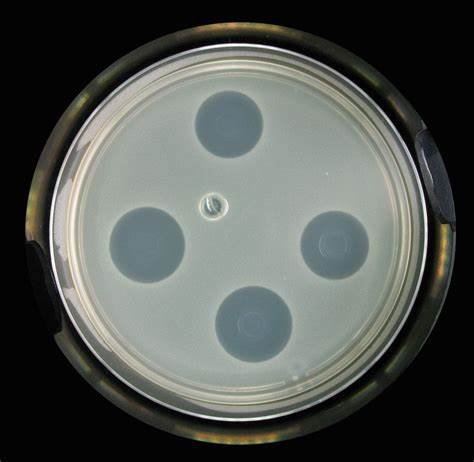
#> input picture opencv-circle-detection/test_images/OIP-C.jpg, 474 x 462 px
$ python -i image_preprocessing.py   (imports and definitions only)   (older library calls are emulated)
#> lines starting #> are read from the running program, lines starting #| are printed output that depends on the picture; after the words box and inside, x2 and y2 are one past the last pixel; in counts of white or black regions, pixels touching at a corner belong together
"""
Image preprocessing utilities
图像预处理工具
"""
import cv2
import numpy as np
import logging
from pathlib import Path
from typing import Dict, Any, Optional

logger = logging.getLogger(__name__)

class PreprocessingConfig:
    """Image preprocessing configuration"""

    def __init__(self):
        # Processing flags
        self.enable_processing = True  # Master switch for all processing

        # Glare removal
        self.remove_glare = True
        self.glare_threshold = 220

        # Normalization
        self.normalize = True
        self.norm_min = 0
        self.norm_max = 255

        # CLAHE
        self.clahe = True
        self.clahe_clip = 2.0
        self.clahe_grid = 8

        # Gaussian blur
        self.gaussian_blur = True
        self.blur_kernel = 5

        # Adaptive threshold
        self.adaptive_threshold = True
        self.block_size = 11
        self.c_value = 2

        # Edge detection
        self.edge_detection = False
        self.edge_type = 'canny'  # 'canny', 'sobel'
        self.canny_threshold1 = 100
        self.canny_threshold2 = 200
        self.sobel_dx = 1
        self.sobel_dy = 1
        self.sobel_ksize = 3

        # Morphological operations
        self.morphology = False
        self.morph_op = 'dilate'  # 'erode', 'dilate', 'open', 'close'
        self.morph_kernel = 3
        self.morph_iterations = 1

        # Auto optimization
        self.auto_optimize = False
        self.mask = None  # Will store the mask array

    # [92 lines left out: functions from_dict, load_image, auto_optimize_params, not called in this run]

def preprocess_image(image: np.ndarray, config: Optional[PreprocessingConfig] = None) -> Optional[np.ndarray]:
    """Preprocess image for colony detection

    Args:
        image: RGB input image
        config: Optional preprocessing configuration

    Returns:
        Preprocessed image
    """
    try:
        if image is None:
            return None

        # Use default config if none provided
        if config is None:
            config = PreprocessingConfig()

        # Auto-optimize parameters if requested
        if config.auto_optimize:
            config = auto_optimize_params(image)

        # Make a copy to avoid modifying original
        processed = image.copy()

        # Convert to grayscale
        if len(processed.shape) == 3:
            gray = cv2.cvtColor(processed, cv2.COLOR_RGB2GRAY)
        else:
            gray = processed

        # Apply mask if provided
        if config.mask is not None:
            # Ensure mask has same dimensions and type as image
            mask = config.mask.astype(gray.dtype)
            if mask.shape != gray.shape:
                mask = cv2.resize(mask, (gray.shape[1], gray.shape[0]))
            gray = cv2.multiply(gray, mask)

        # Remove glare
        if config.remove_glare:
            mask = gray < config.glare_threshold
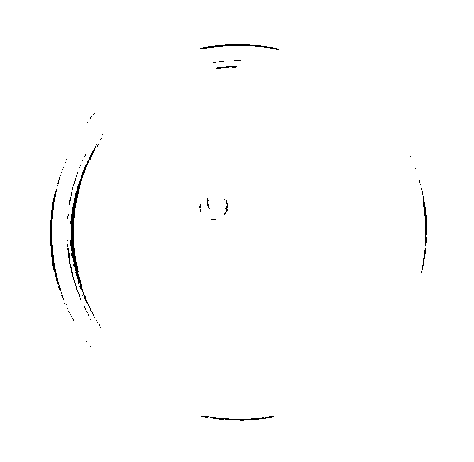
#> mask: shape (462, 474) bool; 99.4% white; black in thin lines or dots, all inside (x1, y1, x2, y2) = (50, 44, 427, 421)
            gray = cv2.multiply(gray, mask.astype(gray.dtype))
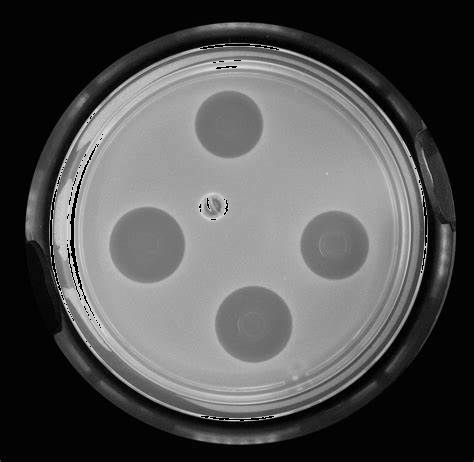
#> gray: shape (462, 474); min 0, max 219, mean 83

        # Normalize lighting
        if config.normalize:
            gray = cv2.normalize(
                gray,
                None,
                config.norm_min,
                config.norm_max,
                cv2.NORM_MINMAX
            )
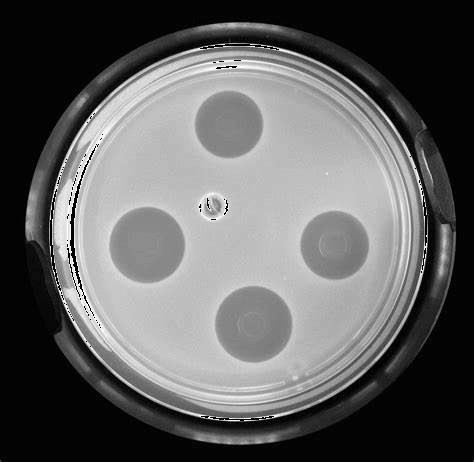
#> gray: shape (462, 474); min 0, max 255, mean 96.5

        # Apply CLAHE
        if config.clahe:
            clahe = cv2.createCLAHE(
                clipLimit=config.clahe_clip,
                tileGridSize=(config.clahe_grid, config.clahe_grid)
            )
            gray = clahe.apply(gray)
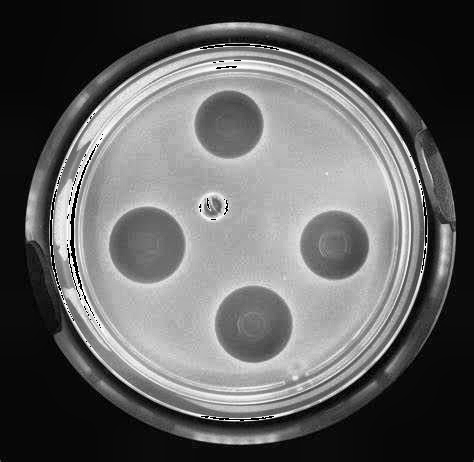
#> gray: shape (462, 474); min 1, max 255, mean 96.8

        # Apply Gaussian blur
        if config.gaussian_blur:
            kernel_size = config.blur_kernel
            if kernel_size % 2 == 0:
                kernel_size += 1  # Must be odd
            gray = cv2.GaussianBlur(gray, (kernel_size, kernel_size), 0)
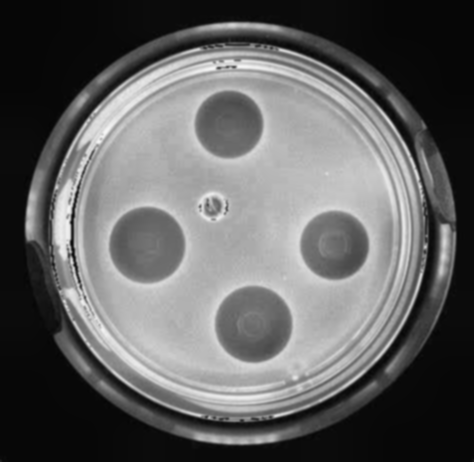
#> gray: shape (462, 474); min 5, max 246, mean 96.8

        # Apply adaptive threshold
        if config.adaptive_threshold:
            block_size = config.block_size
            if block_size % 2 == 0:
                block_size += 1  # Must be odd
            gray = cv2.adaptiveThreshold(
                gray,
                255,
                cv2.ADAPTIVE_THRESH_GAUSSIAN_C,
                cv2.THRESH_BINARY_INV,
                block_size,
                config.c_value
            )
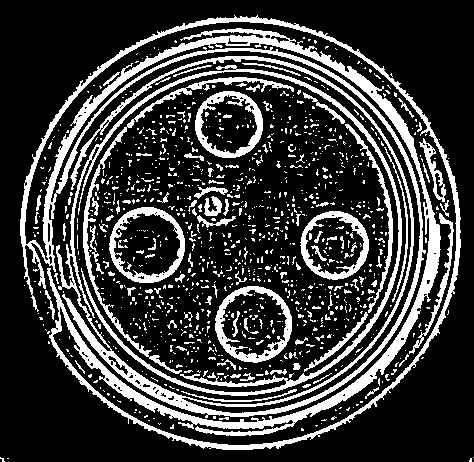
#> gray: shape (462, 474); 22.9% white; 1096 white regions (981 under 20 px), largest, box (x1, y1, x2, y2) and area: (20, 15, 461, 450) 30170, (83, 77, 294, 374) 2063, (215, 286, 292, 363) 1572

        # Edge detection
        if config.edge_detection and config.enable_processing:
            if config.edge_type == 'canny':
                gray = cv2.Canny(gray, config.canny_threshold1, config.canny_threshold2)
            elif config.edge_type == 'sobel':
                gray = cv2.Sobel(gray, cv2.CV_64F, config.sobel_dx, config.sobel_dy, ksize=config.sobel_ksize)
                gray = np.absolute(gray)
                gray = np.uint8(255 * gray / np.max(gray))

        # Morphological operations
        if config.morphology and config.enable_processing:
            kernel = np.ones((config.morph_kernel, config.morph_kernel), np.uint8)
            if config.morph_op == 'erode':
                gray = cv2.erode(gray, kernel, iterations=config.morph_iterations)
            elif config.morph_op == 'dilate':
                gray = cv2.dilate(gray, kernel, iterations=config.morph_iterations)
            elif config.morph_op == 'open':
                gray = cv2.morphologyEx(gray, cv2.MORPH_OPEN, kernel)
            elif config.morph_op == 'close':
                gray = cv2.morphologyEx(gray, cv2.MORPH_CLOSE, kernel)

        # Convert back to RGB for display if needed
        if len(image.shape) == 3:
            processed = cv2.cvtColor(gray, cv2.COLOR_GRAY2RGB)
        else:
            processed = gray

        return processed if config.enable_processing else image.copy()

    except Exception as e:
        logger.error(f"Error preprocessing image: {str(e)}")
        logger.debug("Error details:", exc_info=True)
        return None

>>> import cv2
>>> picture = cv2.cvtColor(cv2.imread('../../../opencv-circle-detection/test_images/OIP-C.jpg'), cv2.COLOR_BGR2RGB)
>>> result = preprocess_image(picture)

$ run again, on opencv-circle-detection/test_images/R-C.jpg
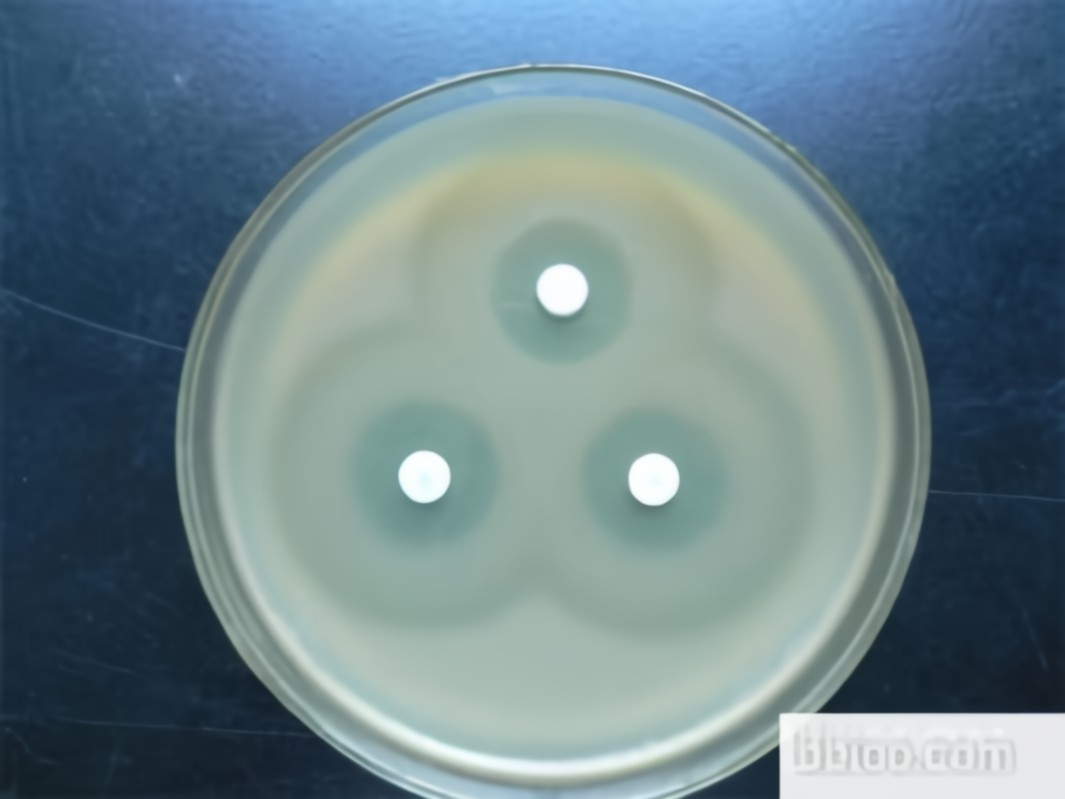
#> input picture opencv-circle-detection/test_images/R-C.jpg, 1065 x 799 px
#> in preprocess_image, `mask = gray < config.glare_threshold`:
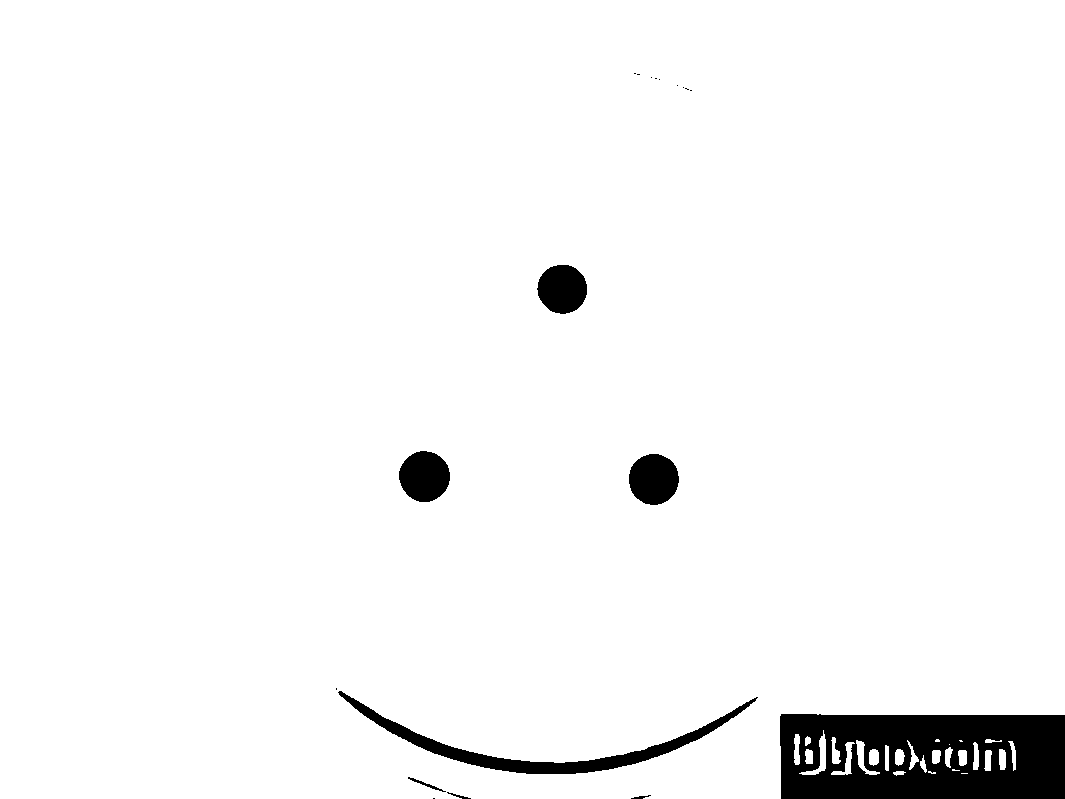
#> mask: shape (799, 1065) bool; 96.3% white; 19 black regions (11 under 20 px), largest, box (x1, y1, x2, y2) and area: (780, 714, 1065, 799) 21120, (338, 691, 758, 774) 4642, (399, 451, 450, 502) 2013
#> in preprocess_image, `gray = cv2.adaptiveThreshold( gray, 255, cv2.ADAPTIVE_THRESH_GAUSSIAN_..`:
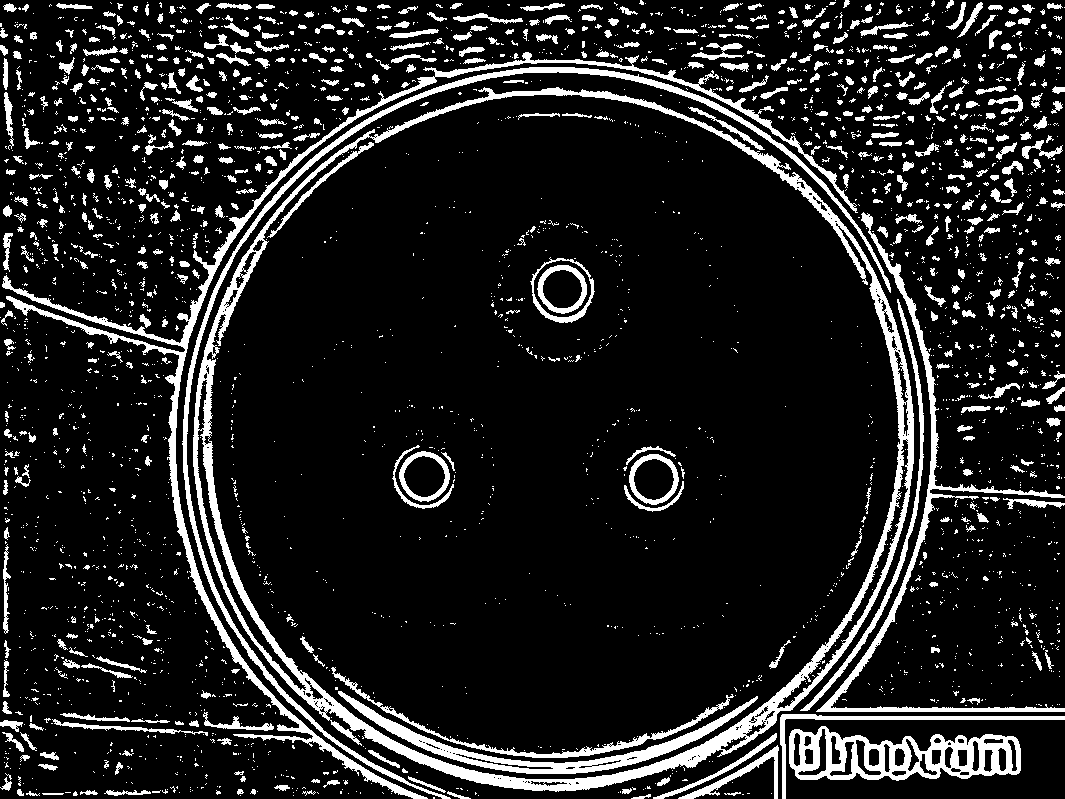
#> gray: shape (799, 1065); 12.7% white; 2866 white regions (2261 under 20 px), largest, box (x1, y1, x2, y2) and area: (193, 87, 914, 792) 22044, (2, 52, 858, 799) 10787, (182, 67, 891, 799) 7162

$ run again, on opencv-circle-detection/test_images/v2-e0e2a236d39eb3f3abd278899e3c5a8b_b.png
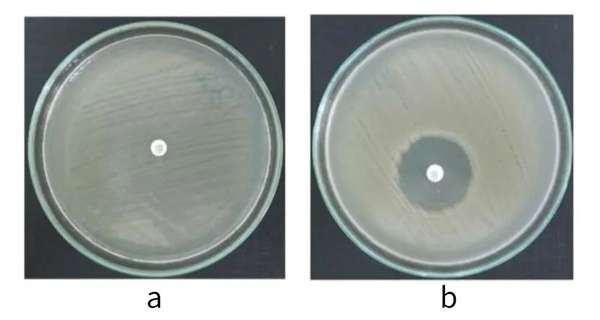
#> input picture opencv-circle-detection/test_images/v2-e0e2a236d39eb3f3abd278899e3c5a8b_b.png, 600 x 320 px
#> in preprocess_image, `mask = gray < config.glare_threshold`:
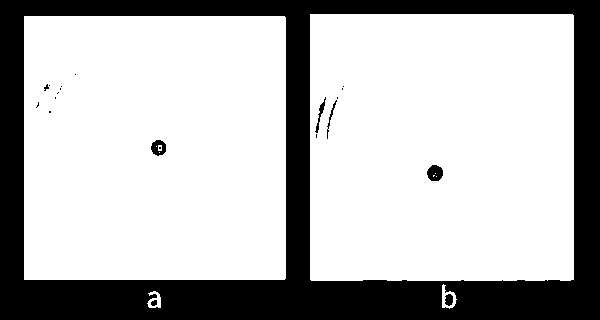
#> mask: shape (320, 600) bool; 72.6% white; 21 black regions (14 under 20 px), largest, box (x1, y1, x2, y2) and area: (0, 0, 600, 320) 52005, (427, 165, 443, 181) 198, (151, 140, 166, 156) 160
#> in preprocess_image, `gray = cv2.adaptiveThreshold( gray, 255, cv2.ADAPTIVE_THRESH_GAUSSIAN_..`:
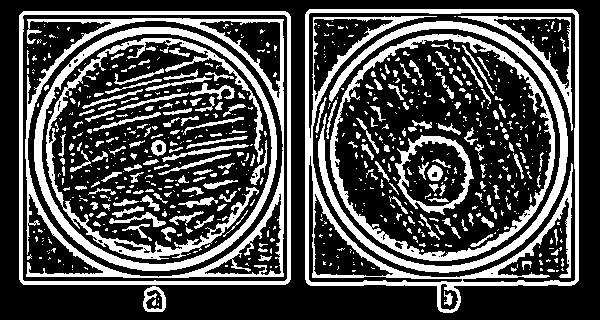
#> gray: shape (320, 600); 29.2% white; 737 white regions (533 under 20 px), largest, box (x1, y1, x2, y2) and area: (305, 9, 579, 313) 8896, (25, 18, 284, 278) 6389, (318, 21, 568, 273) 5265
